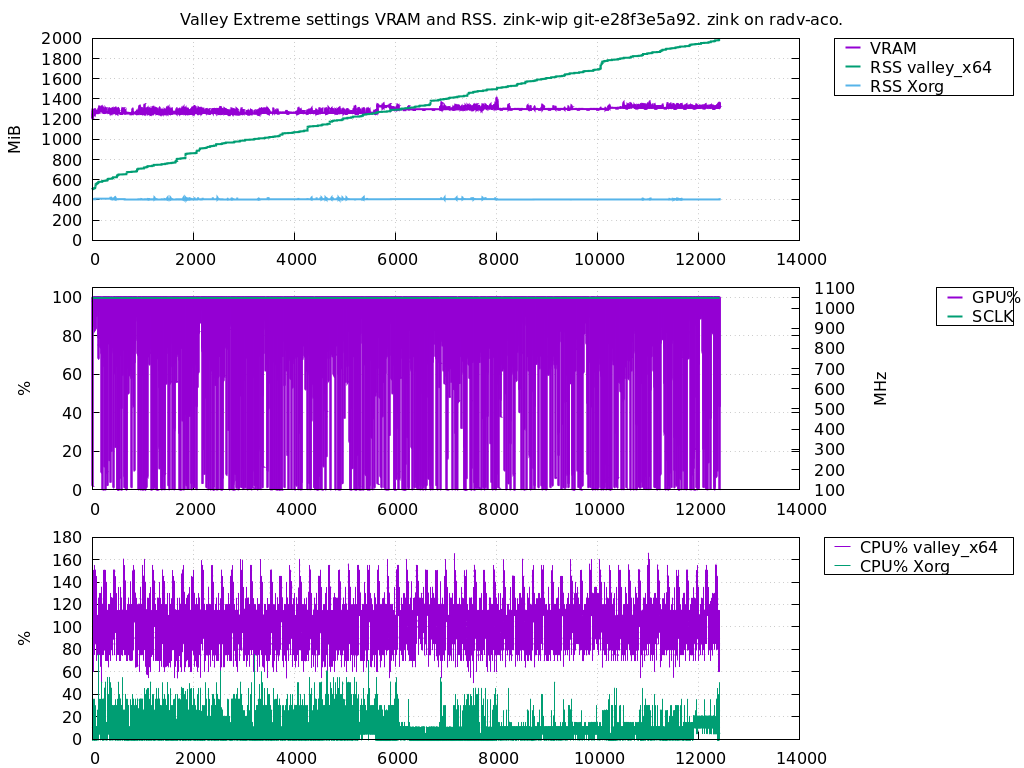

Source code (gnuplot):
#!/usr/bin/env gnuplot

set terminal pngcairo size 1024,768
set output "example_plot_valley.png"

#set xlabel "Time [s]"

t = "Valley Extreme settings VRAM and RSS. zink-wip git-e28f3e5a92. zink on radv-aco."
# set title t

# set xrange [0:2700]

set tmargin 1
set bmargin 1.5
set lmargin 9
set rmargin 22

# line styles for ColorBrewer Set1
# for use with qualitative/categorical data
# author: Anna Schneider
set style line 1 lt 1 lc rgb '#E41A1C' lw 2 # red
set style line 2 lt 1 lc rgb '#377EB8' lw 2 # blue
set style line 3 lt 1 lc rgb '#4DAF4A' lw 2 # green
set style line 4 lt 1 lc rgb '#984EA3' lw 2 # purple
set style line 5 lt 1 lc rgb '#FF7F00' lw 2 # orange
set style line 6 lt 1 lc rgb '#FFFF33' lw 2 # yellow
set style line 7 lt 1 lc rgb '#A65628' lw 2 # brown
set style line 8 lt 1 lc rgb '#F781BF' lw 2 # pink


set multiplot layout 3,1 title t # noehnanced

set grid x y

set xtics nomirror

#set key box width 2 height 3 opaque
set key box opaque
#set key at screen 0.99, graph 0.99
set key outside right top
set key Left reverse samplen 0.75


filenames = system("ls -1 /tmp/valley-mm*.txt")
filename = "/tmp/valley-mm2.txt"

set yrange [0:]

set ylabel "MiB"
plot filename u 3:5 w step t "VRAM" lw 2, \
     filename u 3:8 w step t "RSS valley_x64" noenhanced lw 2, \
     filename u 3:10 w step t "RSS Xorg" noenhanced lw 2

set yrange [0:105]
set ylabel "%"
set y2label "MHz"
set y2tics
plot filename u 3:4 w step t "GPU%" lw 2, \
     filename u 3:6 w step axes x1y2 t "SCLK" lw 2

set yrange [0:*]

set xlabel "Time [s]"

unset y2label
unset y2tics

set ylabel "%"
plot filename u 3:7 w step t "CPU% valley_x64" noenhanced lw 1, \
     filename u 3:9 w step t "CPU% Xorg" noenhanced lw 1

unset multiplot
